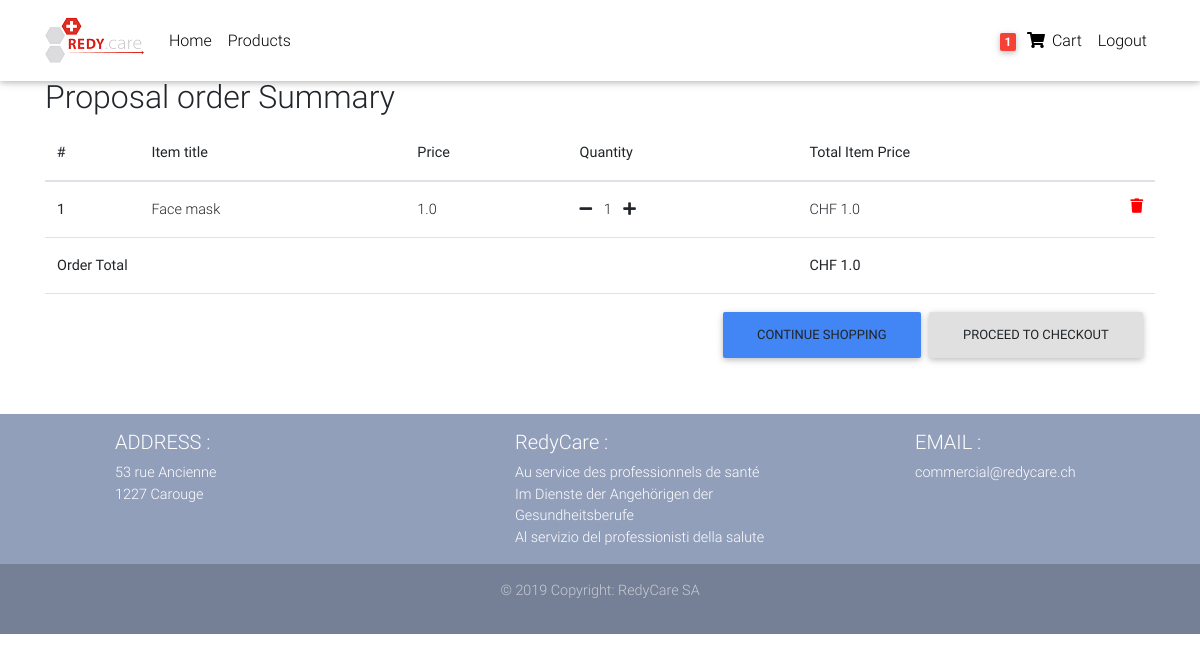
The app's page /order-summary/ (signed in) with its own data.
### core/models.py (models this page shows, shortened)
class Order(models.Model):
    user = models.ForeignKey(settings.AUTH_USER_MODEL,
                             on_delete=models.CASCADE)
    ref_code = models.CharField(max_length=20, blank=True, null=True)
    items = models.ManyToManyField(OrderItem)
    start_date = models.DateTimeField(auto_now_add=True)
    ordered_date = models.DateTimeField()
    ordered = models.BooleanField(default=False)
    shipping_address = models.ForeignKey(
        'Address', related_name='shipping_address', on_delete=models.SET_NULL, blank=True, null=True)
    billing_address = models.ForeignKey(
        'Address', related_name='billing_address', on_delete=models.SET_NULL, blank=True, null=True)
    payment = models.ForeignKey(
        'Payment', on_delete=models.SET_NULL, blank=True, null=True)
    coupon = models.ForeignKey(
        'Coupon', on_delete=models.SET_NULL, blank=True, null=True)
    being_delivered = models.BooleanField(default=False)
    received = models.BooleanField(default=False)
    refund_requested = models.BooleanField(default=False)
    refund_granted = models.BooleanField(default=False)
    '''
    1. Item added to cart
    2. Adding a billing address
    (Failed checkout)
    3. Payment
    (Preprocessing, processing, packaging etc.)
    4. Being delivered
    5. Received
    6. Refunds
    '''
    def get_total(self):
        total = 0
        for order_item in self.items.all():
            total += order_item.get_final_price()
        if self.coupon:
            total -= self.coupon.amount
        return total

class OrderItem(models.Model):
    user = models.ForeignKey(settings.AUTH_USER_MODEL,
                             on_delete=models.CASCADE)
    ordered = models.BooleanField(default=False)
    item = models.ForeignKey(Item, on_delete=models.CASCADE)
    quantity = models.IntegerField(default=1)
    def get_total_item_price(self):
        return self.quantity * self.item.price
    def get_final_price(self):
        if self.item.discount_price:
            return self.get_total_discount_item_price()
        return self.get_total_item_price()

class Item(models.Model):
    title = models.CharField(max_length=100)
    price = models.FloatField()
    discount_price = models.FloatField(blank=True, null=True)
    category = models.CharField(choices=CATEGORY_CHOICES, max_length=2)
    label = models.CharField(choices=LABEL_CHOICES, max_length=1)
    slug = models.SlugField()
    description = models.TextField()
    image = models.ImageField()

### core/views.py (the view)
# urls.py: path('order-summary/', OrderSummaryView.as_view(), name='order-summary'),
class OrderSummaryView(LoginRequiredMixin, View):
    def get(self, *args, **kwargs):
        try:
            order = Order.objects.get(user=self.request.user, ordered=False)
            context = {
                'object': order
            }
            return render(self.request, 'order_summary.html', context)
        except ObjectDoesNotExist:
            messages.warning(self.request, "You do not have an active order")
            return redirect("/")

### core/templatetags/cart_template_tags.py (called while the page is built)
@register.filter
def cart_item_count(user):
    if user.is_authenticated:
        qs = Order.objects.filter(user=user, ordered=False)
        if qs.exists():
            return qs[0].items.count()
    return 0

### templates/order_summary.html (shortened to what this page needs)
{% extends "base.html" %}
{% block content %}
  <main>
    <div class="container">
    <div class="table-responsive text-nowrap">
    <h2>Proposal order Summary</h2>
    <table class="table">
        <thead>
        <tr>
            <th scope="col">#</th>
            <th scope="col">Item title</th>
            <th scope="col">Price</th>
            <th scope="col">Quantity</th>
            <th scope="col">Total Item Price</th>
        </tr>
        </thead>
        <tbody>
        {% for order_item in object.items.all %}
        <tr>
            <th scope="row">{{ forloop.counter }}</th>
            <td>{{ order_item.item.title }}</td>
            <td>{{ order_item.item.price }}</td>
            <td>
                <a href="{% url 'core:remove-single-item-from-cart' order_item.item.slug %}"><i class="fas fa-minus mr-2"></i></a>
                {{ order_item.quantity }}
                <a href="{% url 'core:add-to-cart' order_item.item.slug %}"><i class="fas fa-plus ml-2"></i></a>
            </td>
            <td>
            {% if order_item.item.discount_price %}
                CHF {{ order_item.get_total_discount_item_price }}
                <span class="badge badge-primary">Saving CHF {{ order_item.get_amount_saved }}</span>
            {% else %}
                CHF {{ order_item.get_total_item_price }}
            {% endif %}
            <a style='color: red;' href="{% url 'core:remove-from-cart' order_item.item.slug %}">
                <i class="fas fa-trash float-right"></i>
            </a>
            </td>
        </tr>
        {% endfor %}
        {% if object.get_total %}
        <tr>
            <td colspan="4"><b>Order Total</b></td>
            <td><b>CHF {{ object.get_total }}</b></td>
        </tr>
        <tr>
            <td colspan="5">
            <a class='btn btn-light float-right ml-2' href='/checkout/'>Proceed to checkout</a>
            <a class='btn btn-primary float-right' href='{% url 'core:products' %}'>Continue shopping</a>
            </td>
        </tr>
        {% endif %}
        </tbody>
    </table>
    </div>
    </div>
  </main>
{% endblock content %}

### templates/base.html (shortened to what this page needs)
{% load static %}
<!DOCTYPE html>
<html lang="en">
<head>
  <link rel="stylesheet" href="https://use.fontawesome.com/releases/v5.8.1/css/all.css">
  <link href="{% static 'css/bootstrap.min.css' %}" rel="stylesheet">
  <link href="{% static 'css/mdb.min.css' %}" rel="stylesheet">
  <link href="{% static 'css/style.min.css' %}" rel="stylesheet">
</head>
{% include "navbar.html" %}
<body>
    <div class="marginTop pt-4">
    </div>
    {% block content %}
    {% endblock content %}
    {% include "footer.html" %}
</body>
</html>

### templates/navbar.html (shortened to what this page needs)
{% load cart_template_tags %}
{% load static %}
<nav class="navbar fixed-top navbar-expand-lg navbar-light white scrolling-navbar">
    <div class="container">
      <a class="navbar-brand waves-effect" href="/">
          <img src="{% static 'img/logo_redy_care.png' %}" alt="logo">
      </a>
      <div class="collapse navbar-collapse" id="navbarSupportedContent">
        <ul class="navbar-nav mr-auto">
           <li class="nav-item {% comment %}active{% endcomment %}">
            <a class="nav-link waves-effect" href="/">Home
            </a>
          </li>
          <li class="nav-item">
            <a class="nav-link waves-effect" href="{% url 'core:products' %}">
            Products</a>
          </li>
        </ul>
        <ul class="navbar-nav nav-flex-icons">
          {% if request.user.is_authenticated %}
          <li class="nav-item">
            <a href="{% url 'core:order-summary' %}" class="nav-link waves-effect">
              <span class="badge red z-depth-1 mr-1"> {{ request.user|cart_item_count }} </span>
              <i class="fas fa-shopping-cart"></i>
              <span class="clearfix d-none d-sm-inline-block"> Cart </span>
            </a>
          </li>
          <li class="nav-item">
            <a class="nav-link waves-effect" href="{% url 'account_logout' %}">
              <span class="clearfix d-none d-sm-inline-block"> Logout </span>
            </a>
          </li>
          {% endif %}
        </ul>
      </div>
    </div>
  </nav>

### templates/footer.html (shortened to what this page needs)
<footer class="page-footer text-center font-small mt-4 wow fadeIn">
    <div class="container-fluid text-left pt-3">
        <div class="row">
          <div class="col-lg-3 col-md-4 offset-lg-1">
            <h5 class="title">ADDRESS : </h5>
              <p class="mb-0">53 rue Ancienne</p>
              <p>1227 Carouge</p>
          </div>
          <div class="col-lg-3 col-md-4 offset-lg-1">
              <h5 class="title">RedyCare : </h5>
              <p class="mb-0 ">Au service des professionnels de santé</p>
              <p class="mb-0">Im Dienste der Angehörigen der Gesundheitsberufe</p>
              <p>Al servizio del professionisti della salute</p>
          </div>
          <div class="col-lg-3 col-md-4 offset-lg-1">
              <h5 class="title">EMAIL : </h5>
              <p>commercial@redycare.ch</p>
          </div>
        </div>
    </div>
    <div class="footer-copyright py-3">
      <p>© 2019 Copyright: RedyCare SA </p>
    </div>
  </footer>

### templates/scripts.html (shortened to what this page needs)
{% load static %}

### records on screen
OrderItem: item "Face mask", item.price "1.0", quantity "1", get_total_item_price "1.0"
Order: get_total "1.0"

### other values on screen
{{ request.user|cart_item_count }} "1"
